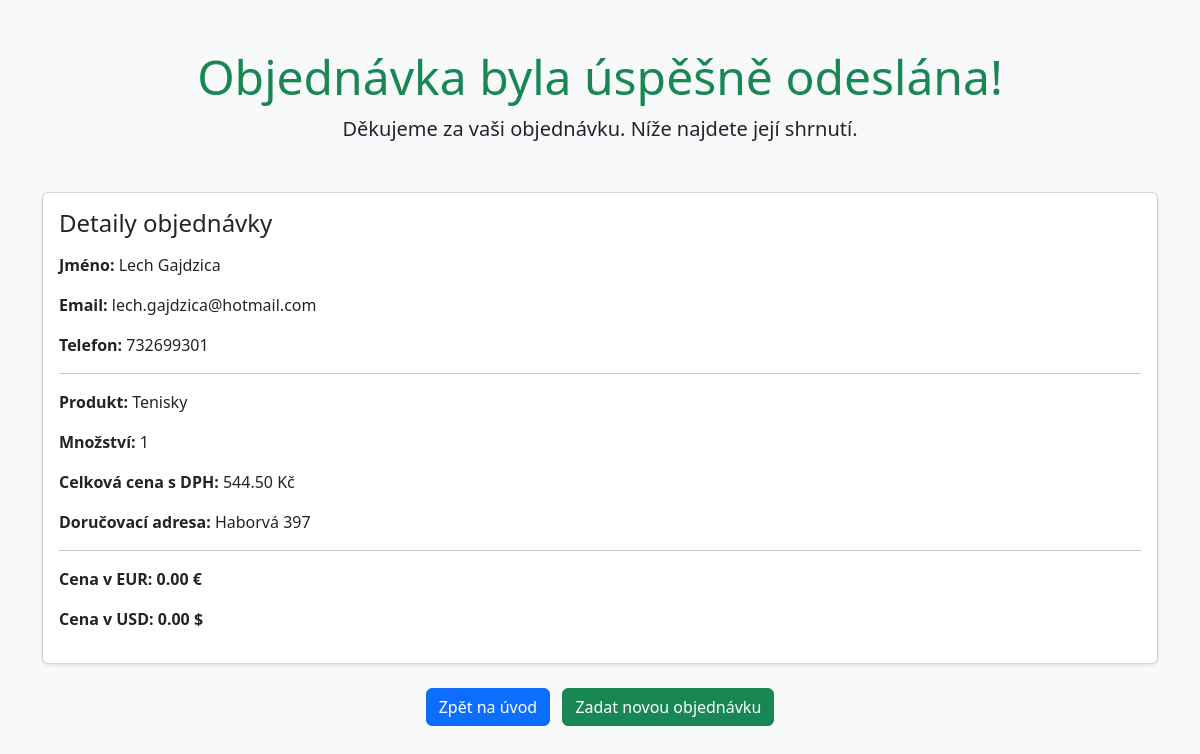
/potvrzeni/1/, run on the app's committed database.
### store/models.py (models this page shows, shortened)
class Order(models.Model):
    jmeno = models.CharField(max_length=100)
    email = models.EmailField()
    telefon = models.CharField(max_length=15)
    produkt = models.ForeignKey(Product, on_delete=models.CASCADE)
    pocet = models.IntegerField()
    addresa = models.TextField()
    order_date = models.DateTimeField(auto_now_add=True)
    celkem_cena = models.DecimalField(max_digits=10, decimal_places=2)

class Product(models.Model):
    nazev_produktu = models.CharField(max_length=100)
    cena_bez_dph = models.DecimalField(max_digits=10, decimal_places=2)
    dph = models.DecimalField(max_digits=4, decimal_places=2, default=21.00)
    popis = models.TextField()

### store/views.py (the view)
# urls.py: path('potvrzeni/', views.order_success, name='order_success'),
def order_success(request, objednavka_id):
    objednavka = Order.objects.get(id=objednavka_id)
    kurzy = get_cnb_rates()  # {'EUR': 24.12, 'USD': 22.45}
    kurz_eur = Decimal(str(kurzy['EUR']))
    kurz_usd = Decimal(str(kurzy['USD']))
    cena_eur = (objednavka.celkem_cena / kurz_eur).quantize(Decimal('0.01'), rounding=ROUND_HALF_UP) if kurz_eur > 0 else Decimal('0.00')
    cena_usd = (objednavka.celkem_cena / kurz_usd).quantize(Decimal('0.01'), rounding=ROUND_HALF_UP) if kurz_usd > 0 else Decimal('0.00')
    return render(request, 'order_success.html', {'order': objednavka, 'kurzy': kurzy, 'cena_eur': cena_eur, 'cena_usd': cena_usd})

### store/utils.py (called while the page is built, shortened)
def get_cnb_rates():
    url = "https://www.cnb.cz/cs/financni_trhy/devizovy_trh/kurzy_devizoveho_trhu/denni_kurz.xml"
    try:
        res = requests.get(url)
        res.raise_for_status()
    except requests.RequestException as e:
        print("Chyba při stahování kurzů CNB:", e)
        return {'EUR': 0, 'USD': 0}  # fallback

### store/templates/order_success.html (shortened to what this page needs)
{% load custom_filters %}
<!DOCTYPE html>
<html lang="cs">
<head>
    <link href="https://cdn.jsdelivr.net/npm/bootstrap@5.3.3/dist/css/bootstrap.min.css" rel="stylesheet">
</head>
<body class="bg-light">
<div class="container py-5">
    <header class="text-center mb-5">
        <h1 class="display-5 text-success">Objednávka byla úspěšně odeslána!</h1>
        <p class="lead">Děkujeme za vaši objednávku. Níže najdete její shrnutí.</p>
    </header>
    <div class="card shadow-sm mb-4">
        <div class="card-body">
            <h4 class="card-title mb-3">Detaily objednávky</h4>
            <p><strong>Jméno:</strong> {{ order.jmeno }}</p>
            <p><strong>Email:</strong> {{ order.email }}</p>
            <p><strong>Telefon:</strong> {{ order.telefon }}</p>
            <hr>
            <p><strong>Produkt:</strong> {{ order.produkt.nazev_produktu }}</p>
            <p><strong>Množství:</strong> {{ order.pocet }}</p>
            <p><strong>Celková cena s DPH:</strong> {{ order.celkem_cena|floatformat:2 }} Kč</p>
            <p><strong>Doručovací adresa:</strong> {{ order.addresa }}</p>
            <hr>
            <p class="fw-bold">Cena v EUR: {{ cena_eur|floatformat:2 }} €</p>
            <p class="fw-bold">Cena v USD: {{ cena_usd|floatformat:2 }} $</p>
        </div>
    </div>
    <div class="text-center">
        <a href="{% url 'index' %}" class="btn btn-primary me-2">Zpět na úvod</a>
        <a href="{% url 'order_submit' %}" class="btn btn-success">Zadat novou objednávku</a>
    </div>
</div>
</body>
</html>

### data on the page
Order: jmeno "Lech Gajdzica", email "lech.gajdzica@hotmail.com", telefon "732699301", produkt.nazev_produktu "Tenisky", pocet "1", celkem_cena "544.50", addresa "Haborvá 397"

### other printed values
{{ cena_eur|floatformat:2 }} "0.00"
{{ cena_usd|floatformat:2 }} "0.00"
